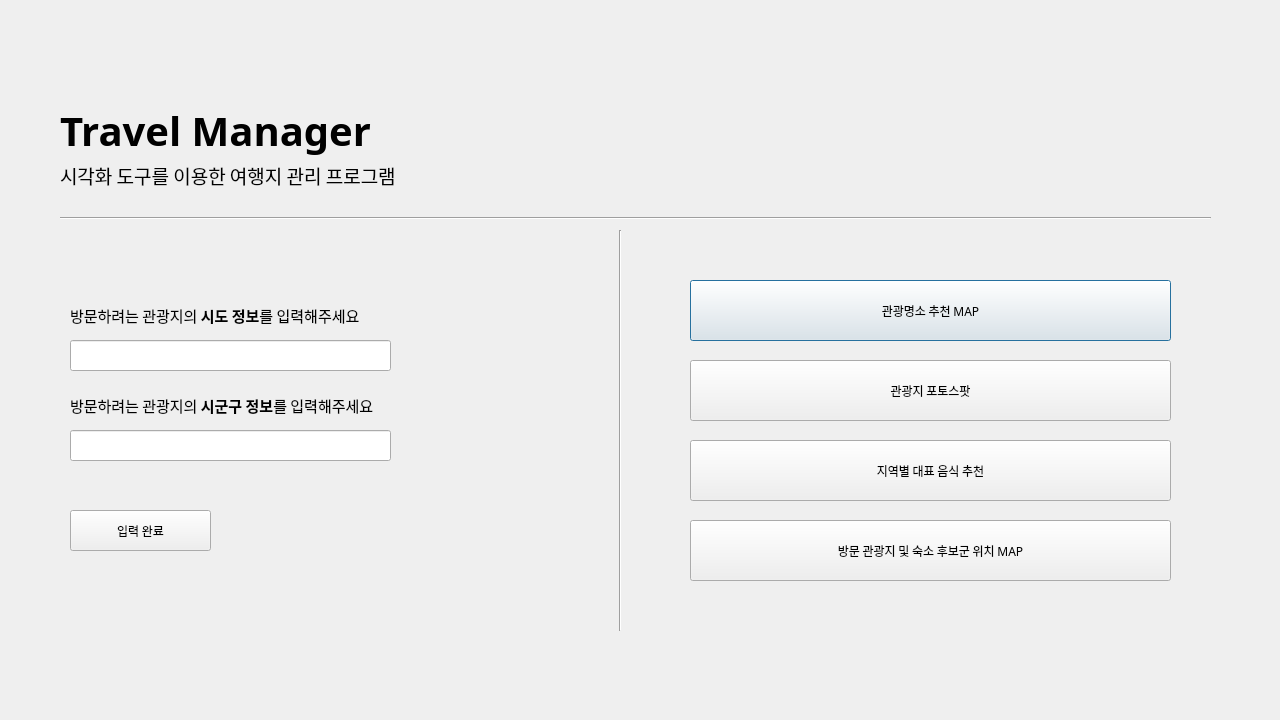
<?xml version="1.0" encoding="UTF-8"?>
<ui version="4.0">
 <class>TravelManger</class>
 <widget class="QDialog" name="TravelManger">
  <property name="geometry">
   <rect>
    <x>0</x>
    <y>0</y>
    <width>1280</width>
    <height>720</height>
   </rect>
  </property>
  <property name="windowTitle">
   <string>TravelManger</string>
  </property>
  <widget class="QLabel" name="Title">
   <property name="geometry">
    <rect>
     <x>60</x>
     <y>90</y>
     <width>381</width>
     <height>81</height>
    </rect>
   </property>
   <property name="font">
    <font>
     <family>나눔스퀘어 ExtraBold</family>
     <pointsize>30</pointsize>
     <weight>75</weight>
     <bold>true</bold>
    </font>
   </property>
   <property name="text">
    <string>Travel Manager</string>
   </property>
  </widget>
  <widget class="QPushButton" name="btn1">
   <property name="geometry">
    <rect>
     <x>690</x>
     <y>280</y>
     <width>481</width>
     <height>61</height>
    </rect>
   </property>
   <property name="font">
    <font>
     <family>나눔스퀘어</family>
     <weight>50</weight>
     <bold>false</bold>
    </font>
   </property>
   <property name="text">
    <string>관광명소 추천 MAP</string>
   </property>
  </widget>
  <widget class="QPushButton" name="btn2">
   <property name="geometry">
    <rect>
     <x>690</x>
     <y>360</y>
     <width>481</width>
     <height>61</height>
    </rect>
   </property>
   <property name="font">
    <font>
     <family>나눔스퀘어</family>
    </font>
   </property>
   <property name="text">
    <string>관광지 포토스팟</string>
   </property>
  </widget>
  <widget class="QPushButton" name="btn3">
   <property name="geometry">
    <rect>
     <x>690</x>
     <y>440</y>
     <width>481</width>
     <height>61</height>
    </rect>
   </property>
   <property name="font">
    <font>
     <family>나눔스퀘어</family>
    </font>
   </property>
   <property name="text">
    <string>지역별 대표 음식 추천</string>
   </property>
  </widget>
  <widget class="QPushButton" name="btn4">
   <property name="geometry">
    <rect>
     <x>690</x>
     <y>520</y>
     <width>481</width>
     <height>61</height>
    </rect>
   </property>
   <property name="font">
    <font>
     <family>나눔스퀘어</family>
    </font>
   </property>
   <property name="text">
    <string>방문 관광지 및 숙소 후보군 위치 MAP</string>
   </property>
  </widget>
  <widget class="QLabel" name="Title2">
   <property name="geometry">
    <rect>
     <x>60</x>
     <y>160</y>
     <width>421</width>
     <height>31</height>
    </rect>
   </property>
   <property name="font">
    <font>
     <family>나눔스퀘어</family>
     <pointsize>14</pointsize>
     <weight>50</weight>
     <bold>false</bold>
    </font>
   </property>
   <property name="text">
    <string>시각화 도구를 이용한 여행지 관리 프로그램</string>
   </property>
  </widget>
  <widget class="Line" name="line">
   <property name="geometry">
    <rect>
     <x>610</x>
     <y>230</y>
     <width>20</width>
     <height>401</height>
    </rect>
   </property>
   <property name="orientation">
    <enum>Qt::Vertical</enum>
   </property>
  </widget>
  <widget class="QLineEdit" name="sido_info">
   <property name="geometry">
    <rect>
     <x>70</x>
     <y>340</y>
     <width>321</width>
     <height>31</height>
    </rect>
   </property>
  </widget>
  <widget class="QLabel" name="Title2_3">
   <property name="geometry">
    <rect>
     <x>70</x>
     <y>390</y>
     <width>381</width>
     <height>31</height>
    </rect>
   </property>
   <property name="font">
    <font>
     <family>나눔스퀘어</family>
     <pointsize>11</pointsize>
     <weight>50</weight>
     <bold>false</bold>
    </font>
   </property>
   <property name="text">
    <string>&lt;html&gt;&lt;head/&gt;&lt;body&gt;&lt;p&gt;방문하려는 관광지의 &lt;span style=&quot; font-weight:600;&quot;&gt;시군구 정보&lt;/span&gt;를 입력해주세요&lt;/p&gt;&lt;/body&gt;&lt;/html&gt;</string>
   </property>
  </widget>
  <widget class="QLineEdit" name="gungu_info">
   <property name="geometry">
    <rect>
     <x>70</x>
     <y>430</y>
     <width>321</width>
     <height>31</height>
    </rect>
   </property>
  </widget>
  <widget class="QLabel" name="Title2_4">
   <property name="geometry">
    <rect>
     <x>70</x>
     <y>300</y>
     <width>351</width>
     <height>31</height>
    </rect>
   </property>
   <property name="font">
    <font>
     <family>나눔스퀘어</family>
     <pointsize>11</pointsize>
     <weight>50</weight>
     <bold>false</bold>
    </font>
   </property>
   <property name="text">
    <string>&lt;html&gt;&lt;head/&gt;&lt;body&gt;&lt;p&gt;방문하려는 관광지의 &lt;span style=&quot; font-weight:600;&quot;&gt;시도 정보&lt;/span&gt;를 입력해주세요&lt;/p&gt;&lt;/body&gt;&lt;/html&gt;</string>
   </property>
  </widget>
  <widget class="QPushButton" name="btnget">
   <property name="geometry">
    <rect>
     <x>70</x>
     <y>510</y>
     <width>141</width>
     <height>41</height>
    </rect>
   </property>
   <property name="font">
    <font>
     <family>나눔스퀘어</family>
    </font>
   </property>
   <property name="text">
    <string>입력 완료</string>
   </property>
  </widget>
  <widget class="Line" name="line_2">
   <property name="geometry">
    <rect>
     <x>60</x>
     <y>210</y>
     <width>1151</width>
     <height>16</height>
    </rect>
   </property>
   <property name="orientation">
    <enum>Qt::Horizontal</enum>
   </property>
  </widget>
 </widget>
 <resources/>
 <connections/>
</ui>
